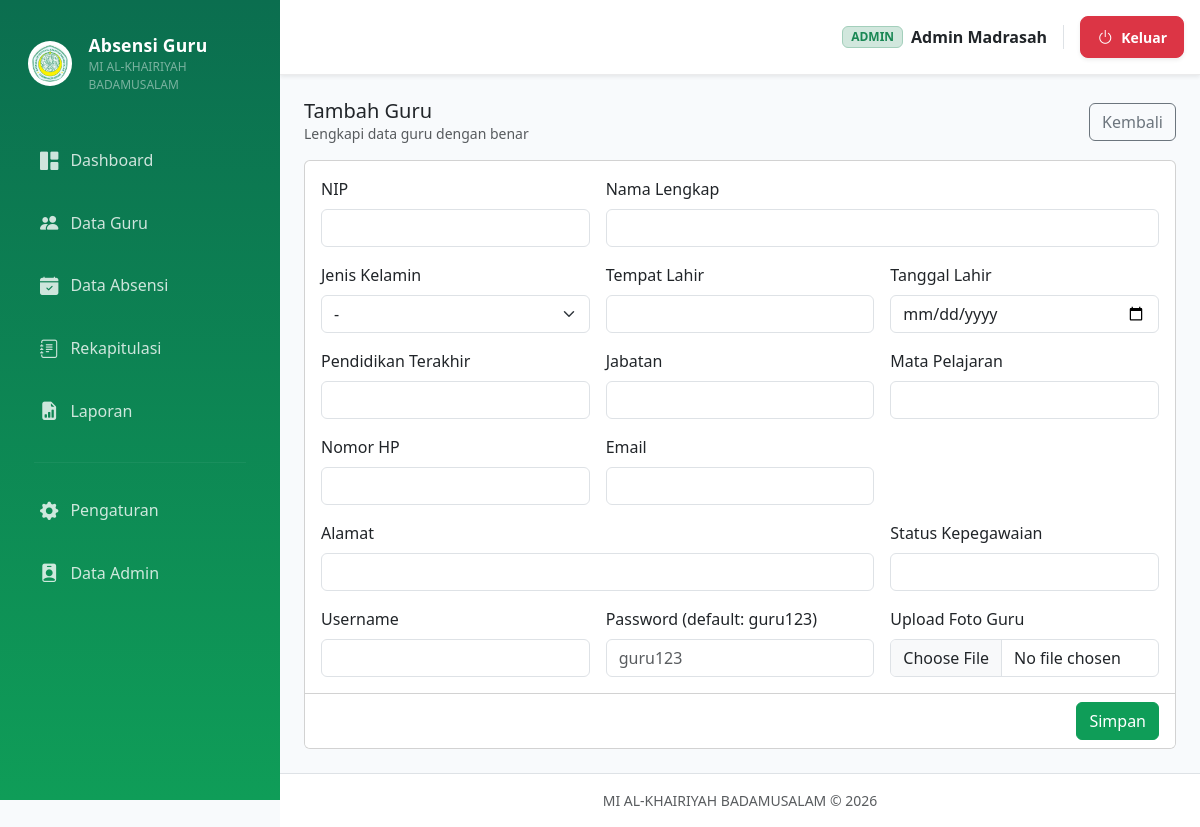
The page /admin/guru/tambah (signed in) on the database its author committed.
### tables this page shows
CREATE TABLE profil_madrasah (
  id INTEGER PRIMARY KEY AUTOINCREMENT,
  nama_madrasah TEXT NOT NULL,
  nsm TEXT,
  npsn TEXT,
  alamat TEXT,
  telepon TEXT,
  email TEXT,
  kepala_madrasah TEXT,
  logo_madrasah TEXT,
  logo_kemenag TEXT,
  ttd_kepala TEXT,
  tahun_ajaran TEXT DEFAULT '2025/2026',
  semester_aktif TEXT DEFAULT 'Genap',
  updated_at TEXT DEFAULT (datetime('now'))
);

CREATE TABLE admins (
  id INTEGER PRIMARY KEY AUTOINCREMENT,
  nama TEXT NOT NULL,
  username TEXT NOT NULL UNIQUE,
  password TEXT NOT NULL,
  created_at TEXT DEFAULT (datetime('now'))
);

### blueprints/admin/routes.py (the view, shortened to what this page needs)
@bp.route("/guru/tambah", methods=["GET", "POST"])
@login_required
@role_required("admin")
def guru_add():
    return render_template("admin/guru_form.html", mode="add")

### utils/db.py (called while the page is built)
def get_db() -> sqlite3.Connection:
    if "db" not in g:
        conn = sqlite3.connect(current_app.config["DB_PATH"])
        conn.row_factory = sqlite3.Row
        conn.execute("PRAGMA foreign_keys = ON;")
        g.db = conn
    return g.db

def query_one(sql, params=()):
    cur = get_db().execute(sql, params)
    row = cur.fetchone()
    cur.close()
    return row

### utils/user.py (called while the page is built, shortened)
    @staticmethod
    def from_login_id(login_id: str):
        if not login_id or ":" not in login_id:
            return None
        role, raw_id = login_id.split(":", 1)
        try:
            user_id = int(raw_id)
        except Exception:
            return None
        if role == "admin":
            row = query_one(
                "SELECT id, nama, username FROM admins WHERE id = ?",
                (user_id,),
            )
            if not row:
                return None
            return AppUser(
                user_id=row["id"],
                role="admin",
                nama=row["nama"],
                username=row["username"],
            )

### templates/admin/guru_form.html (shortened to what this page needs)
{% extends 'partials/base.html' %}
{% set title = 'Form Guru' %}
{% set is_edit = (mode == 'edit') %}
{% block content %}
  <div class="d-flex flex-wrap justify-content-between align-items-center gap-2 mb-3">
    <div>
      <h2 class="h5 mb-0">{{ 'Edit Guru' if is_edit else 'Tambah Guru' }}</h2>
      <div class="text-muted small">Lengkapi data guru dengan benar</div>
    </div>
    <a href="{{ url_for('admin.guru_list') }}" class="btn btn-outline-secondary">Kembali</a>
  </div>
  <form method="post" enctype="multipart/form-data">
    <div class="card">
      <div class="card-body">
        <div class="row g-3">
          <div class="col-md-4">
            <label class="form-label">NIP</label>
            <input class="form-control" name="nip" value="{{ row.nip if row else '' }}" required>
          </div>
          <div class="col-md-8">
            <label class="form-label">Nama Lengkap</label>
            <input class="form-control" name="nama" value="{{ row.nama if row else '' }}" required>
          </div>
          <div class="col-md-4">
            <label class="form-label">Jenis Kelamin</label>
            <select class="form-select" name="jenis_kelamin">
              {% set jk = row.jenis_kelamin if row else '' %}
              <option value="" {% if jk=='' %}selected{% endif %}>-</option>
            </select>
          </div>
          <div class="col-md-4">
            <label class="form-label">Tempat Lahir</label>
            <input class="form-control" name="tempat_lahir" value="{{ row.tempat_lahir if row else '' }}">
          </div>
          <div class="col-md-4">
            <label class="form-label">Tanggal Lahir</label>
            <input type="date" class="form-control" name="tanggal_lahir" value="{{ row.tanggal_lahir if row else '' }}">
          </div>
          <div class="col-md-4">
            <label class="form-label">Pendidikan Terakhir</label>
            <input class="form-control" name="pendidikan" value="{{ row.pendidikan if row else '' }}">
          </div>
          <div class="col-md-4">
            <label class="form-label">Jabatan</label>
            <input class="form-control" name="jabatan" value="{{ row.jabatan if row else '' }}">
          </div>
          <div class="col-md-4">
            <label class="form-label">Mata Pelajaran</label>
            <input class="form-control" name="mata_pelajaran" value="{{ row.mata_pelajaran if row else '' }}">
          </div>
          <div class="col-md-4">
            <label class="form-label">Nomor HP</label>
            <input class="form-control" name="no_hp" value="{{ row.no_hp if row else '' }}">
          </div>
          <div class="col-md-4">
            <label class="form-label">Email</label>
            <input type="email" class="form-control" name="email" value="{{ row.email if row else '' }}">
          </div>
          <div class="col-md-8">
            <label class="form-label">Alamat</label>
            <input class="form-control" name="alamat" value="{{ row.alamat if row else '' }}">
          </div>
          <div class="col-md-4">
            <label class="form-label">Status Kepegawaian</label>
            <input class="form-control" name="status_kepegawaian" value="{{ row.status_kepegawaian if row else '' }}">
          </div>
          <div class="col-md-4">
            <label class="form-label">Username</label>
            <input class="form-control" name="username" value="{{ row.username if row else '' }}" required>
          </div>
          <div class="col-md-4">
            <label class="form-label">Password {{ '(kosongkan jika tidak diubah)' if is_edit else '(default: guru123)' }}</label>
            <input type="password" class="form-control" name="password" placeholder="{{ 'Kosongkan bila tidak diubah' if is_edit else 'guru123' }}">
          </div>
          <div class="col-md-4">
            <label class="form-label">Upload Foto Guru</label>
            <input type="file" class="form-control" name="foto" accept="image/*">
          </div>
        </div>
      </div>
      <div class="card-footer bg-white d-flex justify-content-end gap-2">
        <button class="btn btn-success" type="submit">Simpan</button>
      </div>
    </div>
  </form>
{% endblock %}

### templates/partials/base.html (shortened to what this page needs)
<!doctype html>
<html lang="id">
<head>
  <link href="https://cdn.jsdelivr.net/npm/bootstrap@5.3.3/dist/css/bootstrap.min.css" rel="stylesheet">
  <link href="https://cdn.datatables.net/1.13.8/css/dataTables.bootstrap5.min.css" rel="stylesheet">
  <link rel="stylesheet" href="https://cdn.jsdelivr.net/npm/bootstrap-icons@1.11.3/font/bootstrap-icons.min.css">
  <link rel="stylesheet" href="{{ url_for('static', filename='css/app.css') }}">
</head>
<body class="bg-surface">
  <div class="app-shell">
    <aside class="sidebar">
      <div class="sidebar-brand mb-3 mt-2 px-3">
        <div class="d-flex align-items-center gap-3">
          <img class="brand-logo bg-white rounded-circle p-1" style="width: 45px; height: 45px; object-fit: contain;" src="{{ url_for('static', filename=profil_madrasah.logo_madrasah) if profil_madrasah and profil_madrasah.logo_madrasah else url_for('static', filename='logo/logo_madrasah.png') }}" alt="Logo Madrasah">
          <div class="brand-text text-white">
            <div class="brand-title fw-bold" style="font-size: 1.1rem;">Absensi Guru</div>
            <div class="brand-sub text-white-50" style="font-size: 0.75rem;">{{ profil_madrasah.nama_madrasah if profil_madrasah else 'MI AL-KHAIRIYAH' }}</div>
          </div>
        </div>
      </div>
      <nav class="sidebar-nav">
        {% if current_user.is_authenticated and current_user.role == 'admin' %}
          <a class="modern-link" href="{{ url_for('admin.dashboard') }}">
            <i class="bi bi-grid-1x2-fill"></i> Dashboard
          </a>
          <a class="modern-link" href="{{ url_for('admin.guru_list') }}">
            <i class="bi bi-people-fill"></i> Data Guru
          </a>
          <a class="modern-link" href="{{ url_for('admin.absensi_list') }}">
            <i class="bi bi-calendar-check-fill"></i> Data Absensi
          </a>
          <a class="modern-link" href="{{ url_for('admin.rekap') }}">
            <i class="bi bi-journal-text"></i> Rekapitulasi
          </a>
          <a class="modern-link" href="{{ url_for('laporan.index') }}">
            <i class="bi bi-file-earmark-bar-graph-fill"></i> Laporan
          </a>
          <hr class="sidebar-sep">
          <a class="modern-link" href="{{ url_for('admin.pengaturan') }}">
            <i class="bi bi-gear-fill"></i> Pengaturan
          </a>
          <a class="modern-link" href="{{ url_for('admin.admin_profile') }}">
            <i class="bi bi-person-badge-fill"></i> Data Admin
          </a>
        {% endif %}
      </nav>
    </aside>
    <main class="main">
      <header class="topbar shadow-sm bg-white p-3 d-flex justify-content-between align-items-center">
        <div class="topbar-right">
          <div class="d-flex align-items-center gap-3">
            <div class="d-flex align-items-center gap-2 border-end pe-3">
              <span class="badge bg-success-subtle text-success border border-success-subtle px-2 py-1">{{ current_user.role|upper }}</span>
              <span class="fw-semibold text-dark d-none d-md-inline">{{ current_user.nama }}</span>
            </div>
            <a href="{{ url_for('auth.logout') }}" class="btn btn-danger btn-sm px-3 py-2 fw-bold shadow-sm d-flex align-items-center gap-2 rounded-3 transition-all hover-scale">
              <i class="bi bi-power fs-6"></i> <span class="d-none d-sm-inline">Keluar</span>
            </a>
          </div>
        </div>
      </header>
      <div class="container-fluid p-3 p-md-4">
        {% block content %}{% endblock %}
      </div>
      <footer class="app-footer text-center py-3 mt-auto border-top">
        <div class="text-muted small">
          {{ profil_madrasah.nama_madrasah if profil_madrasah else '' }} &copy; 2026
        </div>
      </footer>
    </main>
  </div>
</body>
</html>

### static/css/app.css (style rules this page uses)
:root { --kemenag: #0F9D58; --kemenag-dark:#0B6E4F; --kemenag-soft:#D1FAE5; --slate-50:#F8FAFC; --slate-700:#334155; }
body { font-family: system-ui, -apple-system, Segoe UI, Roboto, "Helvetica Neue", Arial, "Noto Sans", "Liberation Sans", sans-serif; }
.bg-surface { background: var(--slate-50); }
.app-shell { display:flex; min-height:100vh; }
.sidebar { width: 280px; background: linear-gradient(180deg, var(--kemenag-dark), var(--kemenag)); color:#fff; position: sticky; top:0; height:100vh; padding: 14px 12px; }
.sidebar-brand { padding: 10px 10px 14px 10px; }
.brand-logo { width:44px; height:44px; object-fit:contain; background:#fff; border-radius:12px; padding:6px; }
.brand-title { font-weight:800; letter-spacing:.2px; }
.brand-sub { font-size:12px; opacity:.9; }
.sidebar-nav { display:flex; flex-direction:column; gap:6px; padding: 0 6px; }
.sidebar-sep { border-color: rgba(255,255,255,.2); margin: 10px 0; }
.main { flex:1; display:flex; flex-direction:column; min-width:0; }
.topbar { background: #fff; border-bottom: 1px solid rgba(2,6,23,.08); padding: 12px 16px; display:flex; align-items:center; justify-content:space-between; }
.app-footer { padding: 14px 16px; border-top: 1px solid rgba(2,6,23,.08); background:#fff; }
.btn-success { background: var(--kemenag); border-color: var(--kemenag); }

### templates/partials/base.html (style rules this page uses)
.sidebar-nav { padding: 10px 12px; }
.modern-link { display: flex; align-items: center; gap: 12px; padding: 12px 16px; color: rgba(255, 255, 255, 0.8) !important; border-radius: 8px; font-weight: 500; transition: all 0.3s ease; text-decoration: none; margin-bottom: 5px; }
.modern-link i { font-size: 1.15rem; }
.sidebar-sep { border-color: rgba(255, 255, 255, 0.2); margin: 15px 10px; }

### rows shown on the page
profil_madrasah: logo_madrasah (picture), nama_madrasah "MI AL-KHAIRIYAH BADAMUSALAM"
admins: role "ADMIN", nama "Admin Madrasah"

### other values the page prints
{{ 'Edit Guru' if is_edit else 'Tambah Guru' }} "Tambah Guru"
{{ '(kosongkan jika tidak diubah)' if is_edit else '(default: guru123)' }} "(default: guru123)"
